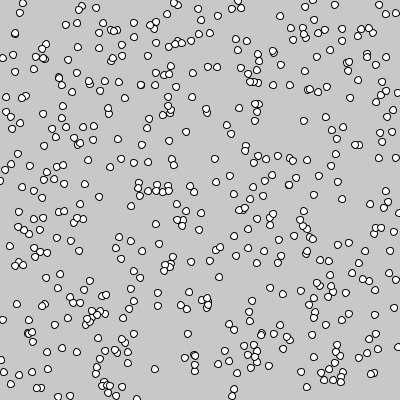
Frame 1 (no input)
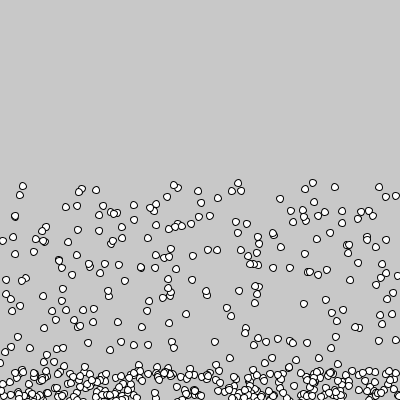
Frame 60 (the mouse pressed at the canvas centre just before this capture)
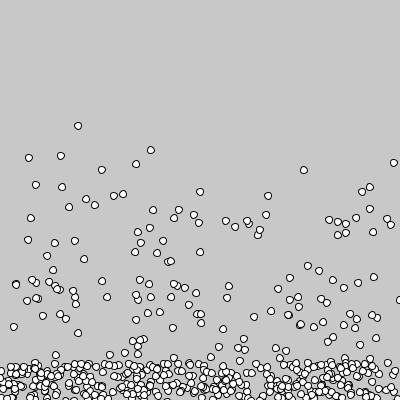
Frame 120 (the mouse held since frame 60 and released just before this capture)

The Processing sketch that drew these frames (run headless with seeded random() and noise(); from frame 60 on, the mouse is pressed at the canvas centre):

// Processing sketch: processing_113291
// ── processing_113291.pde

ArrayList<Particle> myParticles;


//==========================================================
void setup() {
  size(400, 400);
  myParticles = new ArrayList<Particle>(); 

  for (int i=0; i<500; i++) {
    float rx = random(width); 
    float ry = random(height); 
    myParticles.add( new Particle(rx, ry));
  }
}


void mousePressed() {
  for (int i=0; i<500; i++) {
    myParticles.get(i).px = random(width); 
    myParticles.get(i).py = random(height);
  }
}

//==========================================================
void draw() {
  background (200);

  float gravityForcex = 0; 
  float gravityForcey = 0.2; 


  // Simple gravity force downward
  for (int i=0; i<myParticles.size(); i++) {
    myParticles.get(i).addForce(gravityForcex, gravityForcey); // add in forces
  }

  for (int i=0; i<myParticles.size(); i++) {
    myParticles.get(i).bPeriodicBoundaries = false;
    myParticles.get(i).update(); // update all locations
  }

  for (int i=0; i<myParticles.size(); i++) {
    myParticles.get(i).render(); // draw all particles
  }
}

//==========================================================
class Particle {
  float px; 
  float py; 
  float vx; 
  float vy; 
  float damping;
  float mass; 
  boolean bLimitVelocities = true;
  boolean bPeriodicBoundaries = false;

  // Constructor for the Particle
  Particle (float x, float y) {
    px = x; 
    py = y; 
    vx = vy = 0; 
    damping = 0.96;
    mass = 1.0;
  }

  // Add a force in. One step of Euler integration.
  void addForce (float fx, float fy) {
    float ax = fx / mass; 
    float ay = fy / mass; 
    vx += ax; 
    vy += ay;
  }

  // Update the position. Another step of Euler integration.
  void update() {
    vx *= damping; 
    vy *= damping;
    limitVelocities();
    handleBoundaries();
    px += vx; 
    py += vy;
  }


  void limitVelocities() {
    if (bLimitVelocities) {
      float speed = sqrt(vx*vx + vy*vy); 
      float maxSpeed = 10; 
      if (speed > maxSpeed) {
        vx *= maxSpeed/speed;
        vy *= maxSpeed/speed;
      }
    }
  }

  void handleBoundaries() {
    if (bPeriodicBoundaries) {
      if (px > width ) px -= width;
      if (px < 0     ) px += width;
      if (py > height) py -= height;
      if (py < 0     ) py += height;
    } 
    else {
      if (px > width ) vx = -vx;
      if (px < 0     ) vx = -vx;
      if (py > height) vy = -vy;
      if (py < 0     ) vy = -vy;
    }
  }

  void render() {
    ellipse(px, py, 7, 7);
  }
}
